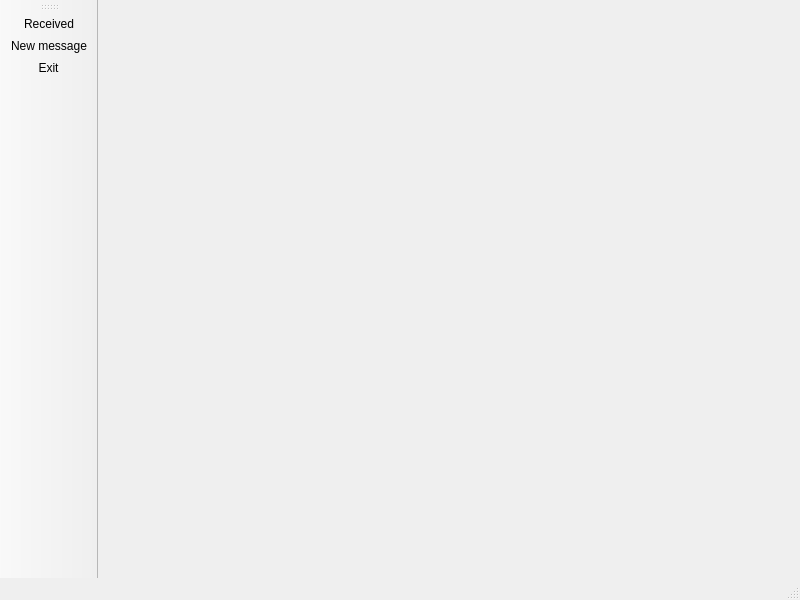
<?xml version="1.0" encoding="UTF-8"?>
<ui version="4.0">
 <class>Interface</class>
 <widget class="QMainWindow" name="Interface">
  <property name="geometry">
   <rect>
    <x>0</x>
    <y>0</y>
    <width>800</width>
    <height>600</height>
   </rect>
  </property>
  <property name="windowTitle">
   <string>MainWindow</string>
  </property>
  <widget class="QWidget" name="centralwidget"/>
  <widget class="QToolBar" name="toolBar">
   <property name="windowTitle">
    <string>toolBar</string>
   </property>
   <attribute name="toolBarArea">
    <enum>LeftToolBarArea</enum>
   </attribute>
   <attribute name="toolBarBreak">
    <bool>false</bool>
   </attribute>
   <addaction name="actionReceived"/>
   <addaction name="actionNew_message"/>
   <addaction name="actionExit"/>
  </widget>
  <widget class="QStatusBar" name="statusbar"/>
  <action name="actionReceived">
   <property name="icon">
    <iconset resource="resources.qrc">
     <normaloff>:/rec/IMG/received.png</normaloff>
     <activeon>:/rec/IMG/received.jpeg</activeon>:/rec/IMG/received.png</iconset>
   </property>
   <property name="text">
    <string>Received</string>
   </property>
   <property name="toolTip">
    <string>Received</string>
   </property>
  </action>
  <action name="actionNew_message">
   <property name="icon">
    <iconset resource="resources.qrc">
     <normaloff>:/rec/IMG/send.png</normaloff>:/rec/IMG/send.png</iconset>
   </property>
   <property name="text">
    <string>New message</string>
   </property>
   <property name="toolTip">
    <string>New message</string>
   </property>
  </action>
  <action name="actionExit">
   <property name="icon">
    <iconset resource="resources.qrc">
     <normaloff>:/rec/IMG/exit.png</normaloff>:/rec/IMG/exit.png</iconset>
   </property>
   <property name="text">
    <string>Exit</string>
   </property>
   <property name="toolTip">
    <string>Exir</string>
   </property>
  </action>
 </widget>
 <resources>
  <include location="resources.qrc"/>
 </resources>
 <connections/>
</ui>
